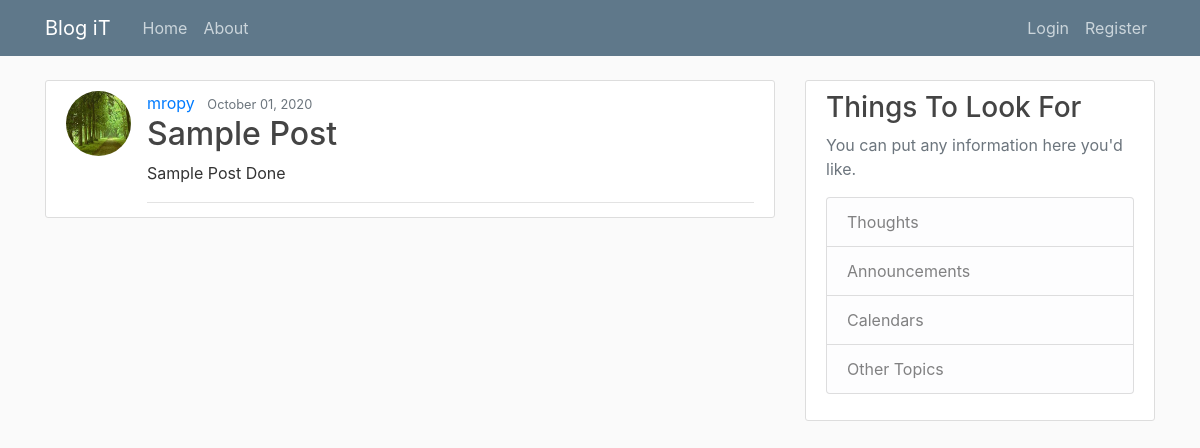
The page /post/29/ on the database its author committed.
### blog/models.py (models this page shows, shortened)
class Post(models.Model):
    title = models.CharField(max_length=100)
    content = models.TextField()
    date_posted = models.DateTimeField(default=timezone.now)
    author = models.ForeignKey(User, on_delete=models.CASCADE)

### users/models.py (models this page shows, shortened)
class Profile(models.Model):
    user = models.OneToOneField(User, on_delete=models.CASCADE)
    image = models.ImageField(default='default.jpg', upload_to='profile_pics')

### blog/views.py (the view)
# urls.py: path('post/<int:pk>/', PostDetailView.as_view(), name='post-detail'),
class PostDetailView(DetailView):
    model = Post

### blog/templates/blog/post_detail.html (shortened to what this page needs)
{% extends "blog/base.html" %}
{% block content %}
  <article class="media content-section">
    <img class="rounded-circle article-img" src="{{ object.author.profile.image.url }}">
    <div class="media-body">
      <div class="article-metadata">
        <a class="mr-2" href="{% url 'user-posts' object.author.username %}">{{ object.author }}</a>
        <small class="text-muted">{{ object.date_posted|date:"F d, Y" }}</small>
        <h2 class="article-title">{{ object.title }}</h2>
        <p class="article-content">{{ object.content }}</p>
      </div>
    </div>
  </article>
{% endblock content %}

### blog/static/blog/main.css (style rules this page uses)
body { background: #fafafa; color: #333333; margin-top: 5rem; }
h1, h2, h3, h4, h5, h6 { color: #444444; }
.content-section { background: #ffffff; padding: 10px 20px; border: 1px solid #dddddd; border-radius: 3px; margin-bottom: 20px; }
.article-title { color: #444444; }
.article-content { white-space: pre-line; }
.article-img { height: 65px; width: 65px; margin-right: 16px; }
.article-metadata { padding-bottom: 1px; margin-bottom: 4px; border-bottom: 1px solid #e3e3e3 }

### rows shown on the page
Post: author.profile.image (picture), author "mropy", date_posted "October 01, 2020", title "Sample Post", content "Sample Post Done"
